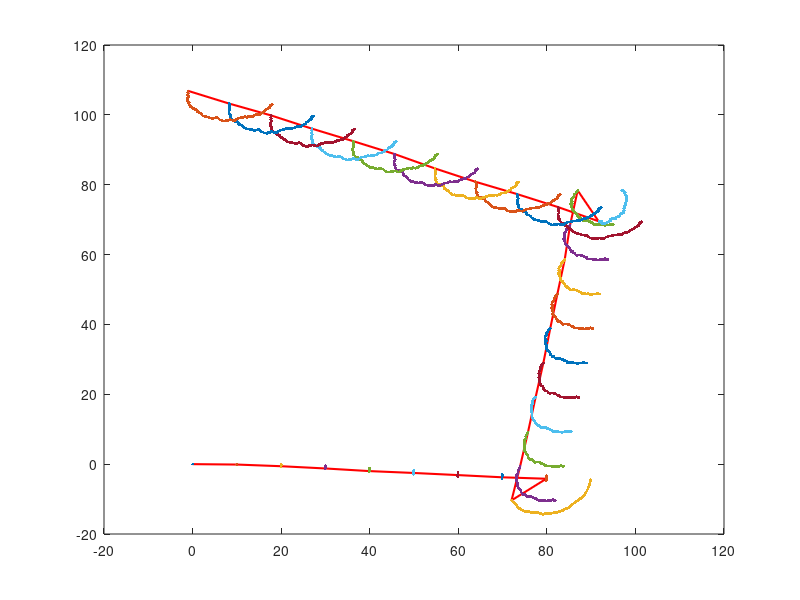

Write MATLAB code to recreate this figure.
%Algolrithm motion_model_odometry with Normal Distribution hat

clc
close all

%Initial setting of mobile robot
x = 100;
y =100;
theta =0;

a1 = 0.0001;
a2 = 0.0001;
a3 = 0.0001;
a4 = 0.0001;
a5 = 0.0001;
a6 = 0.0001;

trajectory_data = zeros(3,500,30);
odom = zeros(3,30);
odom(:,:) = NaN;
odom(:,1:3)= 0;

trajectory_data(:,:,:) = NaN;
trajectory_data(:,:,1) = 0;

n = 1;
t = 2;

while (t <= 30 )
if t < 10
    v=10;
    w=0;
 
elseif (t >= 10)&&(t < 12)
    v=10;
    w=-pi/640;
       
elseif (t >= 12)&&(t < 20)
    v=10;
    w=0;
    
elseif (t >= 20)&&(t < 22)
    v=10;
    w=-pi/640;
       
elseif (t >= 22)&&(t <= 30)
    v=10;
    w=0;
end

for n = 1: 500   
    v_hat = v-normrnd(0,a1*abs(v)+a2*abs(w));
    w_hat = w-normrnd(0,a3*abs(v)+a4*abs(w));
    gamma_hat = normrnd(0,a5*abs(v)+a5*abs(w));

x = trajectory_data(1,n,t-1) - v_hat*sin(theta)/w_hat+v_hat*sin(theta+w_hat*1)/w_hat;
y = trajectory_data(2,n,t-1)  + v_hat*cos(theta)/w_hat-v_hat*cos(theta+w_hat*1)/w_hat;
theta = theta + w_hat*1 + gamma_hat*1;
trajectory_data(1,n,t) = x;
trajectory_data(2,n,t) = y;
trajectory_data(3,n,t) = theta;

n = n + 1;
end

t = t + 1;
    v=10;
    w=pi/4;
    odom(1,t) = odom(1,t-1) + v*cos(theta);
    odom(2,t) = odom(2,t-1) + v*sin(theta)
    odom(3,t) = theta;
end

plot(odom(1,:),odom(2,:),'r','LineWidth',1.5);
hold on 

for m = 1:30
  scatter(trajectory_data(1,5:500,m),trajectory_data(2,5:500,m),'.');
  pause(1);
  hold on
end